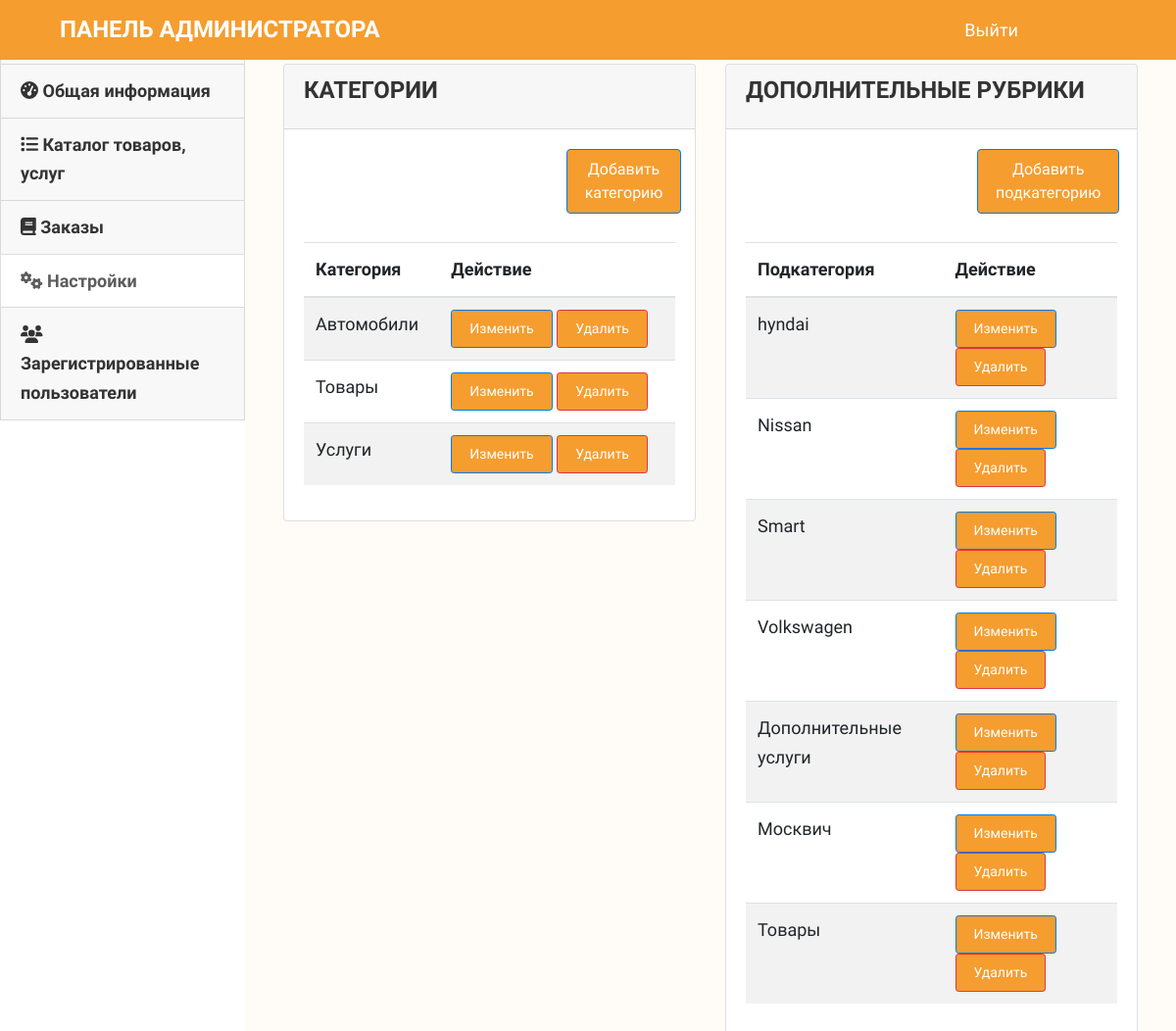
Page /admin/index.php?page=maintenance (signed in) on the earlier database version.
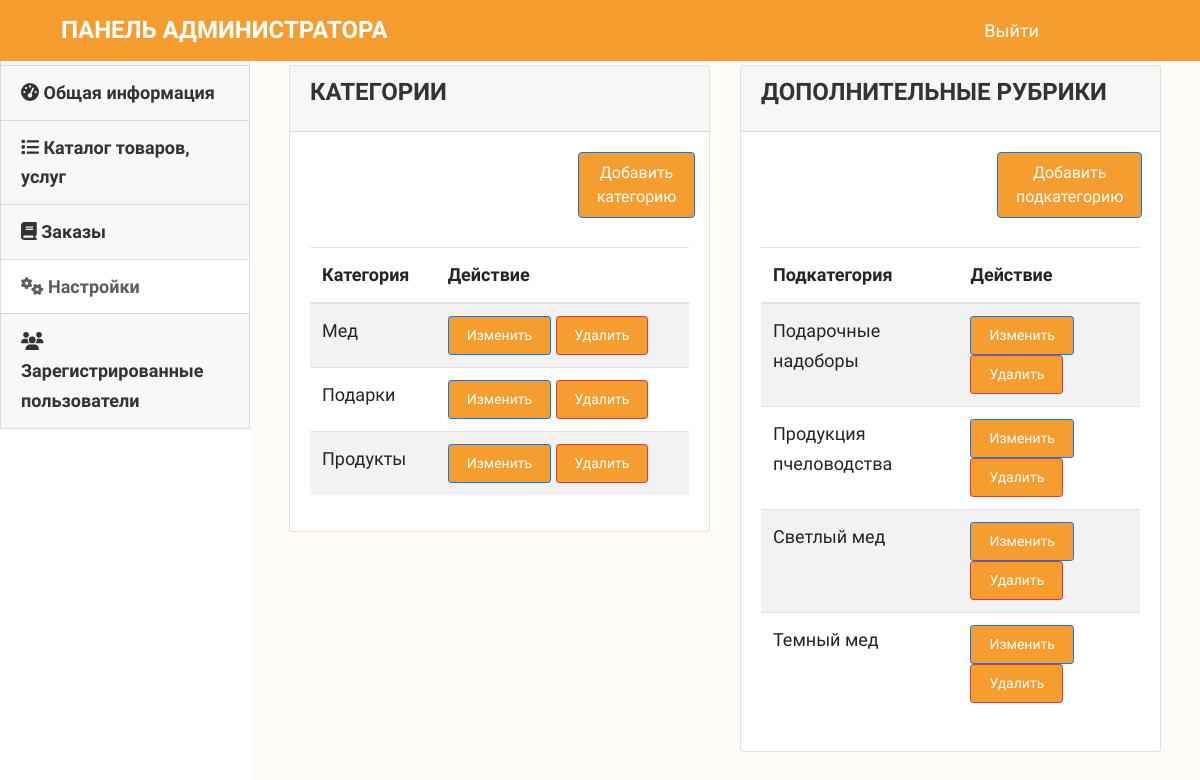
Same page on the later database version.
### tables this page shows
CREATE TABLE `categories` (
  `cat_id` int NOT NULL,
  `cat_title` mediumtext NOT NULL
);

CREATE TABLE `brands` (
  `brand_id` int NOT NULL,
  `brand_title` mediumtext NOT NULL
);

### admin/maintenance.php (the view, shortened to what this page needs)
 <?php
include("../db.php");
include "sidenav.php";
include "topheader.php";
?>
      <div class="content">
        <div class="container-fluid">
        <div class="col-lg-12">
        	<div class="row">
         <div class="col-md-6">
            <div class="card">
              <div class="card-header card-header-primary">
                <h4 class="card-title"> Категории</h4>
              </div>
              <div class="card-body">
                <div class="col-md-4 offset-md-8"> <a class=" btn btn-primary " href="javascript:void(0)" id="newcat">Добавить категорию</a></div>
                <br>
                <div class="table-responsive ps">
                  <table class="table table-striped " id="brand">
                    <thead class="">
                      <tr>
                        <th>Категория</th>
                        <th>Действие</th>
                      </tr>
                    </thead>
                    <tbody>
                      <?php
                        $result=mysqli_query($con,"select * from categories order by cat_title asc");
                        while(list($cat_id,$cat_title)=mysqli_fetch_array($result))
                        {
                        echo "<tr>
                        <td>$cat_title</td>
                        <td>
                        <a class=' btn btn-primary btn-sm edit_cat' href='javascript:void(0)' data-id ='$cat_id'>Изменить</a>
                        <a class=' btn btn-danger btn-sm remove_cat' href='javascript:void(0)' data-id ='$cat_id'>Удалить</a>
                        </td></tr>";
                        }
                        ?>
                    </tbody>
                  </table>
                </div>
              </div>
            </div>
          </div>
          <div class="col-md-6">
            <div class="card">
              <div class="card-header card-header-primary">
                <h4 class="card-title"> Дополнительные рубрики</h4>
              </div>
              <div class="card-body">
                <div class="col-md-5 offset-md-7"> <a class=" btn btn-primary " href="javascript:void(0)" id="newbrand">Добавить подкатегорию</a></div>
                <br>
                <div class="table-responsive ps">
                  <table class="table table-striped " id="cat">
                    <thead class="">
                      <tr>
                        <th>Подкатегория</th>
                        <th>Действие</th>
                      </tr>
                    </thead>
                    <tbody>
                      <?php
                        $result=mysqli_query($con,"select * from brands order by brand_title asc");
                        while(list($brand_id,$brand_title)=mysqli_fetch_array($result))
                        {
                        echo "<tr>
                        <td>$brand_title</td>
                        <td>
                        <a class=' btn btn-primary btn-sm edit_brand' href='javascript:void(0)' data-id ='$brand_id'>Изменить</a>
                        <a class=' btn btn-danger btn-sm remove_brand' href='javascript:void(0)' data-id ='$brand_id'>Удалить</a>
                        </td></tr>";
                        }
                        ?>
                    </tbody>
                  </table>
                </div>
              </div>
            </div>
          </div>
          </div>
        </div>
        </div>
      </div>

### admin/index.php (shortened to what this page needs)
<!doctype html>
<html lang="ru">
<?php include 'header.php' ?>
<body>
<?php
include "sidenav.php";
include "topheader.php";
?>
<main id="view-panel">
    <div class="container-fluid">
        <?php
        $page = isset($_GET['page']) ? $_GET['page'] : 'home';
        include $page.'.php';
        ?>
</main>
</body>
</html>

### admin/header.php (shortened to what this page needs)
<head>
    <link rel="stylesheet" href="../assets/font-awesome/css/all.min.css">
  <link href="../assets/vendor/bootstrap/css/bootstrap.min.css" rel="stylesheet">
  <link href="../assets/vendor/icofont/icofont.min.css" rel="stylesheet">
  <link href="../assets/vendor/boxicons/css/boxicons.min.css" rel="stylesheet">
  <link href="../assets/vendor/venobox/venobox.css" rel="stylesheet">
  <link href="../assets/vendor/animate.css/animate.min.css" rel="stylesheet">
  <link href="../assets/vendor/remixicon/remixicon.css" rel="stylesheet">
  <link href="../assets/vendor/bootstrap-datepicker/css/bootstrap-datepicker.min.css" rel="stylesheet">
  <link href="../assets/DataTables/datatables.min.css" rel="stylesheet">
  <link href="https://cdn.jsdelivr.net/npm/select2@4.1.0-rc.0/dist/css/select2.min.css" rel="stylesheet" />
  <link href="../assets/css/style.css" rel="stylesheet">
  <link type="text/css" rel="stylesheet" href="../assets/css/jquery-te-1.4.0.css">
  <link href="../css/main.css" rel="stylesheet">
</head>

### admin/sidenav.php (shortened to what this page needs)
  <nav id="sidebar" class='mx-lt-5 bg-primary' style="">
  <div class="container-fluid" style="padding: 0">
    <div class="sidebar-list">
            <a class="nav-item nav-home" href="index.php?page=home">
              <i class="fa fa-tachometer-alt"></i>
              Общая информация
            </a>
            <a class="nav-item nav-productlist" href="index.php?page=productlist">
              <i class="fa fa-list nav-productlist"></i>
              Каталог товаров, услуг
            </a>
            <a class="nav-item nav-orders" href="index.php?page=orders">
              <i class="fa fa-book"></i>
              Заказы
            </a>
            <a class="nav-item nav-maintenance" href="index.php?page=maintenance">
              <i class="fa fa-cogs nav-maintenance"></i>
              Настройки
            </a>
            <a class="nav-item nav-adduser nav-edituser nav-manageuser" href="index.php?page=manageuser" >
              <i class="fa fa-users"></i>
                Зарегистрированные пользователи
              </a>
            </div>
    </div>
  </div>
</nav>

### admin/topheader.php
<nav class="navbar navbar-light fixed-top" >
  <div class="container-fluid mt-2 ">
    <div class="col-lg-12">
      <div class="col-md-4 float-left">
        <h4 class="text-white" style="white-space: nowrap;">Панель администратора</h4>
      </div>
      <div class="col-md-2 float-right">
        <a href="logout.php" class=" text-white" >Выйти</i></a>
      </div>
    </div>
  </div>
</nav>

### assets/css/style.css (style rules this page uses)
body { font-family: "Open Sans", sans-serif; color: #444444; width: 100%; height: calc(100%); }
a { color: #1977cc; }
h1, h2, h3, h4, h5, h6 { font-family: "Raleway", sans-serif; }
nav#sidebar { height: calc(100%); position: fixed; z-index: 99; left: 0; width: 250px; }
a.nav-item { position: relative; display: block; padding: .75rem 1.25rem; margin-bottom: -1px; border: 1px solid rgba(0,0,0,.125); background-color: #F8F8F8; color: #333; font-weight: 600; }
a.nav-item:hover, .nav-item.active { background-color: #fff; color: #5d5d5d; }
main#view-panel { margin-left: 250px; width:calc(100% - 250px); margin-top: 3.5rem; padding: .5em }

### css/main.css (style rules this page uses)
:root { --accent: #f59d2f; --text: #333; --blue: #fffcf8; --gray: #F8F8F8; --regular-text: 18px; --lineheight: 1.65; --userfont: "Geologica", sans-serif; --systemfont: -apple-system, BlinkMacSystemFont, Arial, sans-serif; --transition: 0.2s ease all; }
.container, .container-fluid, .container-lg, .container-md, .container-sm, .container-xl, .container-xxl { --bs-gutter-x: .625rem; }
.row, .row > * { --bs-gutter-x: 1.25rem; }
::placeholder { color: #666; }
body { font-family: var(--userfont); font-size: var(--regular-text); line-height: var(--lineheight); color: var(--text); min-width: 320px; position: relative; overflow-x: hidden; background: var(--blue); }
h1,h2,h3,h4,h5,.one,.two,.three,.four,.five { font-weight: 600; text-transform: uppercase; }
.btn { display: inline-block; padding: 8px 18px; text-align: center; background: var(--accent); color: #fff; text-decoration: none; transition: all .3s; }

### admin/header.php (style rules this page uses)
.navbar { background-color: #f59d2f !important; }
#sidebar { background-color:rgb(255, 255, 255) !important; }

Differences in the rows shown:
removed brands: brand_title "Smart"
removed brands: brand_title "Volkswagen"
removed brands: brand_title "Дополнительные услуги"
removed brands: brand_title "Москвич"
removed brands: brand_title "Товары"
changed categories: cat_title "Автомобили" → "Мед"
changed categories: cat_title "Услуги" → "Подарки"; moves up the list
changed categories: cat_title "Товары" → "Продукты"
added brands: brand_title "Подарочные надоборы"
added brands: brand_title "Продукция пчеловодства"
changed brands: brand_title "Nissan" → "Светлый мед"; moves up the list
changed brands: brand_title "hyndai" → "Темный мед"
